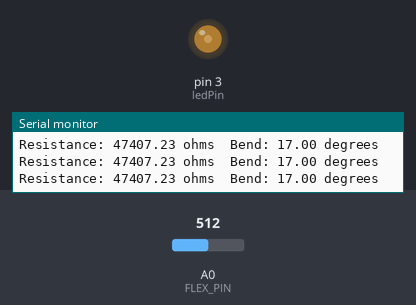
The sketch below on a simulated Arduino Uno, built with avr-gcc and run on an emulated ATmega328P. On the bench: output pins drawn as LEDs (lit = HIGH), the last lines printed to the serial monitor. The test bench sets the inputs (shaded band); at power-on: A0 (FLEX_PIN) = 512.

Above: at 1.3 s.
1.4 s: A0 (FLEX_PIN) set to 0
At 2.7 s:
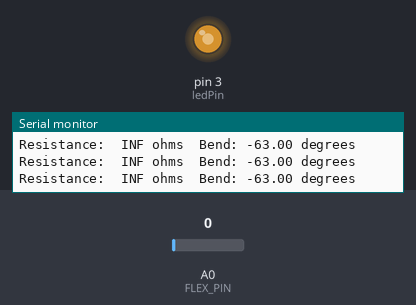
3.0 s: A0 (FLEX_PIN) set to 105
At 4.0 s:
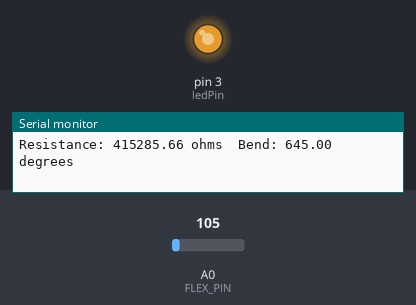
4.5 s: A0 (FLEX_PIN) set to 511
At 5.2 s:
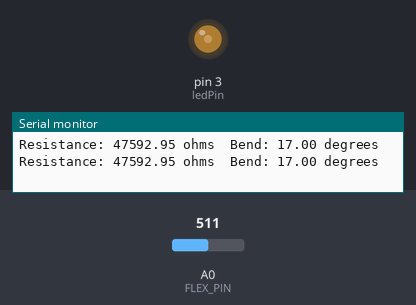
6.0 s: A0 (FLEX_PIN) set to 1023
At 6.5 s:
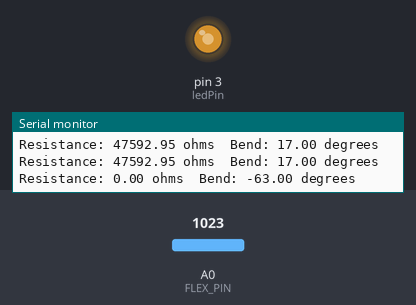
Timing chart, 0 to 8.5 s (numbered marks = the images above; inputs shaded):
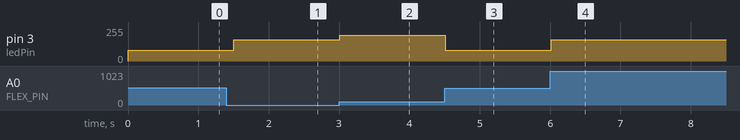

Measured:
- after the input at 1.4 s, pin 3 (ledPin): 82/255 → 161/255 after 0.10 s
- after the input at 3.0 s, pin 3 (ledPin): 161/255 → 194/255 at once
- after the input at 4.5 s, pin 3 (ledPin): 194/255 → 82/255 at once
- after the input at 6.0 s, pin 3 (ledPin): 82/255 → 161/255 at once

The sketch:

FlexSensorTest.ino
```cpp
/******************************************************************************
Flex_Sensor_Example.ino
Example sketch for SparkFun's flex sensors
  (https://www.sparkfun.com/products/10264)
Jim Lindblom @ SparkFun Electronics
April 28, 2016

Create a voltage divider circuit combining a flex sensor with a 47k resistor.
- The resistor should connect from A0 to GND.
- The flex sensor should connect from A0 to 3.3V
As the resistance of the flex sensor increases (meaning it's being bent), the
voltage at A0 should decrease.

Development environment specifics:
Arduino 1.6.7
******************************************************************************/
const int FLEX_PIN = A0; // Pin connected to voltage divider output
const int ledPin = 3;   //pin 3 has PWM funtion

// Measure the voltage at 5V and the actual resistance of your
// 47k resistor, and enter them below:
const float VCC = 4.98; // Measured voltage of Ardunio 5V line
const float R_DIV = 47500.0; // Measured resistance of 3.3k resistor

// Upload the code, then try to adjust these values to more
// accurately calculate bend degree.
const float STRAIGHT_RESISTANCE = 37300.0; // resistance when straight
const float BEND_RESISTANCE = 90000.0; // resistance at 90 deg
int minBend = -20;
int maxBend = 95;

int value; //save analog value

void setup()
{
  Serial.begin(9600);
  pinMode(FLEX_PIN, INPUT);
}

void loop()
{
  // Read the ADC, and calculate voltage and resistance from it
  int flexADC = analogRead(FLEX_PIN);
  float flexV = flexADC * VCC / 1023.0;
  float flexR = R_DIV * (VCC / flexV - 1.0);
  Serial.print("Resistance: " + String(flexR) + " ohms\t");

  // Use the calculated resistance to estimate the sensor's
  // bend angle:
  float angle = map(flexR, STRAIGHT_RESISTANCE, BEND_RESISTANCE, 0, 90.0);
  Serial.print("Bend: " + String(angle) + " degrees");
  Serial.println();

  value = map(angle, minBend, maxBend, 0, 255);//Map value 0-1023 to 0-255 (PWM)
  analogWrite(ledPin, value);          //Send PWM value to led

  delay(500);
}
```
